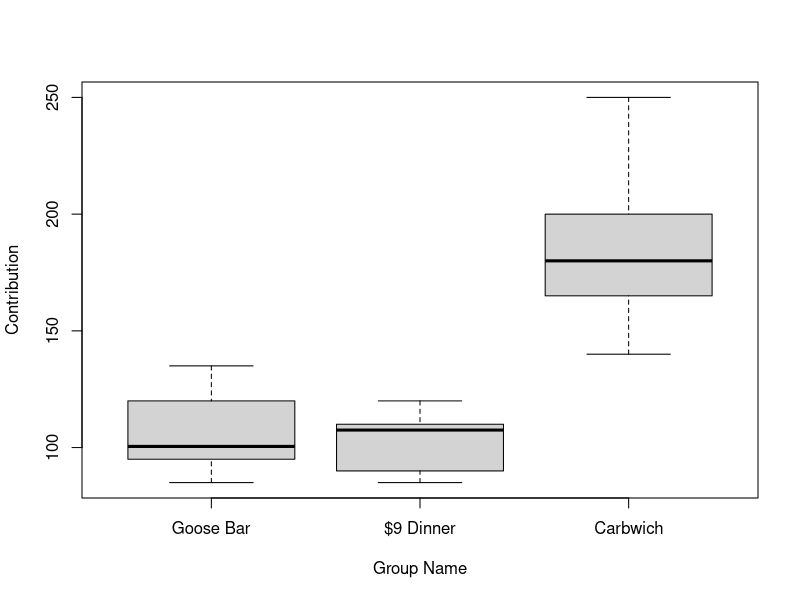

Here is the R script that generated this plot:
## ---- chunk 1
dataQ1 =matrix(NA, nrow=3, ncol=10)
dataQ1[1,] =c(100, 95, 125, 105, 100, 90, 135, 120, 85, 101)
dataQ1[2,] =c(90, 110, 85, 90, 95, 110, 115, 110, 105, 120)
dataQ1[3,] =c(250, 175, 140, 200, 195, 165, 145, 180, 210, 180)
rownames(dataQ1) =c("Goose Bar", "$9 Dinner", "Carbwich")
## ---- chunk 2
boxplot(t(dataQ1),xlab='Group Name',ylab='Contribution')

## ---- chunk 3
contribution = as.numeric(t(dataQ1))
treatments = c(rep('Goose Bar',10), rep('$9 Dinner', 10),rep('Carbwich', 10))
summary( aov(contribution~treatments))
## ---- chunk 4
mu_hat = mean(dataQ1)
tau_hat = apply(dataQ1,1,mean)
sigmasq_hat = 480
## ---- chunk 5
a = c(1,-1,0)
theta = sum(a * tau_hat)
se_theta = sqrt(sigmasq_hat * sum(a^2)/10)
tobs = theta / se_theta
round(2 * pt(abs(tobs), df = 27, lower.tail = FALSE),3)

## ---- chunk 6
a = c(1,0,-1)
theta = sum(a * tau_hat)
se_theta = sqrt(sigmasq_hat * sum(a^2)/10)
tobs = theta / se_theta
round(2 * pt(abs(tobs), df = 27, lower.tail = FALSE),3)

## ---- chunk 7
a = c(0,1,-1)
theta = sum(a * tau_hat)
se_theta = sqrt(sigmasq_hat * sum(a^2)/10)
tobs = theta / se_theta
round(2 * pt(abs(tobs), df = 27, lower.tail = FALSE),3)

